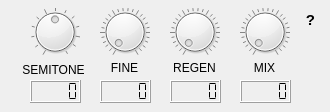
     <widget class="QWidget" name="pitchShifterTab">
      <attribute name="title">
       <string>Pitch Shifter</string>
      </attribute>
      <widget class="QLCDNumber" name="pitchShifterSemitoneDisplay">
       <property name="geometry">
        <rect>
         <x>30</x>
         <y>80</y>
         <width>51</width>
         <height>23</height>
        </rect>
       </property>
       <property name="frameShadow">
        <enum>QFrame::Shadow::Raised</enum>
       </property>
       <property name="segmentStyle">
        <enum>QLCDNumber::SegmentStyle::Flat</enum>
       </property>
      </widget>
      <widget class="QLabel" name="pitchShifterRegenLabel">
       <property name="geometry">
        <rect>
         <x>170</x>
         <y>60</y>
         <width>49</width>
         <height>16</height>
        </rect>
       </property>
       <property name="text">
        <string>REGEN</string>
       </property>
       <property name="alignment">
        <set>Qt::AlignmentFlag::AlignCenter</set>
       </property>
      </widget>
      <widget class="QLabel" name="pitchShifterMixLabel">
       <property name="geometry">
        <rect>
         <x>240</x>
         <y>60</y>
         <width>49</width>
         <height>16</height>
        </rect>
       </property>
       <property name="text">
        <string>MIX</string>
       </property>
       <property name="alignment">
        <set>Qt::AlignmentFlag::AlignCenter</set>
       </property>
      </widget>
      <widget class="QDial" name="pitchShifterMixDial">
       <property name="geometry">
        <rect>
         <x>240</x>
         <y>0</y>
         <width>50</width>
         <height>64</height>
        </rect>
       </property>
       <property name="autoFillBackground">
        <bool>false</bool>
       </property>
       <property name="maximum">
        <number>100</number>
       </property>
       <property name="wrapping">
        <bool>false</bool>
       </property>
       <property name="notchesVisible">
        <bool>true</bool>
       </property>
      </widget>
      <widget class="QLabel" name="pitchShifterSemitoneLabel">
       <property name="geometry">
        <rect>
         <x>18</x>
         <y>60</y>
         <width>71</width>
         <height>20</height>
        </rect>
       </property>
       <property name="text">
        <string>SEMITONE</string>
       </property>
       <property name="alignment">
        <set>Qt::AlignmentFlag::AlignCenter</set>
       </property>
      </widget>
      <widget class="QLabel" name="pitchShifterFineLabel">
       <property name="geometry">
        <rect>
         <x>100</x>
         <y>60</y>
         <width>49</width>
         <height>16</height>
        </rect>
       </property>
       <property name="text">
        <string>FINE</string>
       </property>
       <property name="alignment">
        <set>Qt::AlignmentFlag::AlignCenter</set>
       </property>
      </widget>
      <widget class="QDial" name="pitchShifterFineDial">
       <property name="geometry">
        <rect>
         <x>100</x>
         <y>0</y>
         <width>50</width>
         <height>64</height>
        </rect>
       </property>
       <property name="autoFillBackground">
        <bool>false</bool>
       </property>
       <property name="maximum">
        <number>100</number>
       </property>
       <property name="wrapping">
        <bool>false</bool>
       </property>
       <property name="notchesVisible">
        <bool>true</bool>
       </property>
      </widget>
      <widget class="QLCDNumber" name="pitchShifterMixDisplay">
       <property name="geometry">
        <rect>
         <x>240</x>
         <y>80</y>
         <width>51</width>
         <height>23</height>
        </rect>
       </property>
       <property name="frameShadow">
        <enum>QFrame::Shadow::Raised</enum>
       </property>
       <property name="segmentStyle">
        <enum>QLCDNumber::SegmentStyle::Flat</enum>
       </property>
      </widget>
      <widget class="QLCDNumber" name="pitchShifterRegenDisplay">
       <property name="geometry">
        <rect>
         <x>170</x>
         <y>80</y>
         <width>51</width>
         <height>23</height>
        </rect>
       </property>
       <property name="frameShadow">
        <enum>QFrame::Shadow::Raised</enum>
       </property>
       <property name="segmentStyle">
        <enum>QLCDNumber::SegmentStyle::Flat</enum>
       </property>
      </widget>
      <widget class="QDial" name="pitchShifterRegenDial">
       <property name="geometry">
        <rect>
         <x>170</x>
         <y>0</y>
         <width>50</width>
         <height>64</height>
        </rect>
       </property>
       <property name="autoFillBackground">
        <bool>false</bool>
       </property>
       <property name="maximum">
        <number>100</number>
       </property>
       <property name="wrapping">
        <bool>false</bool>
       </property>
       <property name="notchesVisible">
        <bool>true</bool>
       </property>
      </widget>
      <widget class="QDial" name="pitchShifterSemitoneDial">
       <property name="geometry">
        <rect>
         <x>30</x>
         <y>0</y>
         <width>50</width>
         <height>64</height>
        </rect>
       </property>
       <property name="autoFillBackground">
        <bool>false</bool>
       </property>
       <property name="minimum">
        <number>-12</number>
       </property>
       <property name="maximum">
        <number>12</number>
       </property>
       <property name="wrapping">
        <bool>false</bool>
       </property>
       <property name="notchesVisible">
        <bool>true</bool>
       </property>
      </widget>
      <widget class="QLCDNumber" name="pitchShifterFineDisplay">
       <property name="geometry">
        <rect>
         <x>100</x>
         <y>80</y>
         <width>51</width>
         <height>23</height>
        </rect>
       </property>
       <property name="frameShadow">
        <enum>QFrame::Shadow::Raised</enum>
       </property>
       <property name="segmentStyle">
        <enum>QLCDNumber::SegmentStyle::Flat</enum>
       </property>
      </widget>
      <widget class="QLabel" name="pitchShifterHelpLabel">
       <property name="geometry">
        <rect>
         <x>300</x>
         <y>10</y>
         <width>21</width>
         <height>21</height>
        </rect>
       </property>
       <property name="toolTip">
        <string>&lt;html&gt;&lt;head/&gt;&lt;body&gt;&lt;p align=&quot;center&quot;&gt;&lt;span style=&quot; font-size:14pt;&quot;&gt;Chromatic harmonies up to +/- 1 octave&lt;/span&gt;&lt;/p&gt;&lt;p align=&quot;center&quot;&gt;&lt;img src=&quot;:/PreFX_Pitch_Shifter/resources/pre-fx/pitch_shifter.png&quot;/&gt;&lt;/p&gt;&lt;/body&gt;&lt;/html&gt;</string>
       </property>
       <property name="text">
        <string>&lt;html&gt;&lt;head/&gt;&lt;body&gt;&lt;p align=&quot;center&quot;&gt;&lt;span style=&quot; font-size:11pt; font-weight:700;&quot;&gt;?&lt;/span&gt;&lt;/p&gt;&lt;/body&gt;&lt;/html&gt;</string>
       </property>
      </widget>
     </widget>
